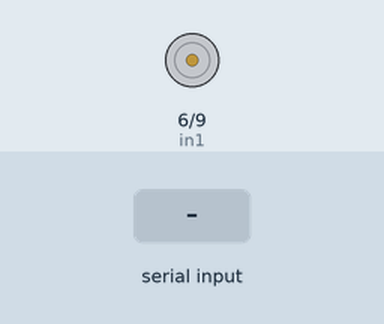
The sketch below on a simulated Arduino Uno, built with avr-gcc and run on an emulated ATmega328P. Shown: motor-driver pin pairs drawn as motors (green arrow = first pin HIGH = forward, orange = second pin HIGH = backward, longer = more drive, scaled by the enable pin). The inputs (shaded band) are chosen by the test bench.

Above: at 1.2 s.
1.3 s: "F90\n" received over Serial
At 2.0 s:
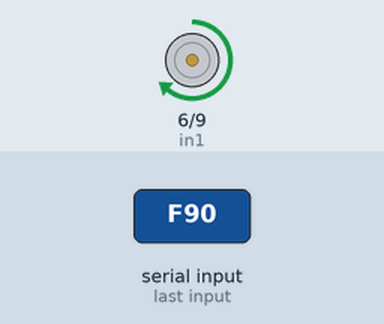
2.8 s: "F,45\n" received over Serial
At 3.2 s:
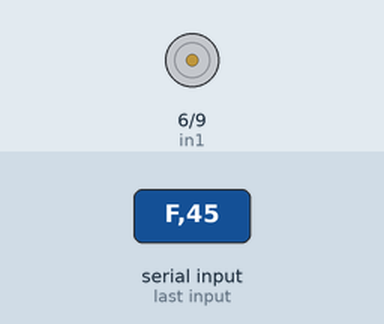
4.3 s: "B90\n" received over Serial
At 5.5 s:
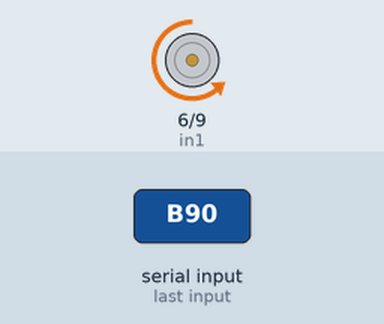
5.8 s: "B,45\n" received over Serial
At 6.6 s:
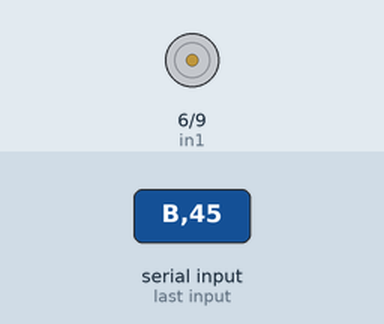
7.3 s: "B" received over Serial
At 7.8 s:
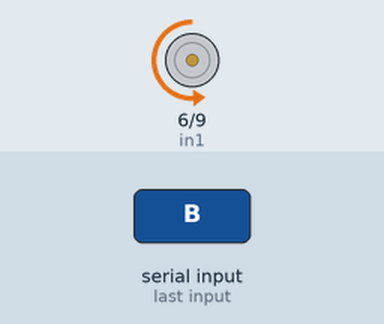
Timing chart, 0 to 9.8 s (numbered marks = the images above; inputs shaded):
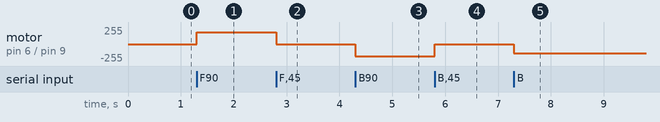

Measured:
- after the input at 1.3 s, motor on pin 6 (in1) / pin 9 (in2): stopped → forward 180/255 at once
- after the input at 2.8 s, motor on pin 6 (in1) / pin 9 (in2): forward 180/255 → stopped at once
- after the input at 4.3 s, motor on pin 6 (in1) / pin 9 (in2): stopped → backward 180/255 at once
- after the input at 5.8 s, motor on pin 6 (in1) / pin 9 (in2): backward 180/255 → stopped at once
- after the input at 7.3 s, motor on pin 6 (in1) / pin 9 (in2): stopped → backward 141/255 at once

The sketch:

l298n_motor.ino
```cpp
const int enA = 11; // PWM
const int in1 = 6;
const int in2 = 9;

int pwm = 180;

void setup() {
  pinMode(enA, OUTPUT);
  pinMode(in1, OUTPUT);
  pinMode(in2, OUTPUT);

  Serial.begin(115200);

  // başlangıç stop
  digitalWrite(in1, LOW);
  digitalWrite(in2, LOW);
  analogWrite(enA, 0);
}

void forward() {
  digitalWrite(in1, HIGH);
  digitalWrite(in2, LOW);
  analogWrite(enA, pwm);
}

void backward() {
  digitalWrite(in1, LOW);
  digitalWrite(in2, HIGH);
  analogWrite(enA, pwm);
}

void stopMotor() {
  digitalWrite(in1, LOW);
  digitalWrite(in2, LOW);
  analogWrite(enA, 0);
}

void loop() {
  if (Serial.available()) {
    char c = Serial.read();

    if (c >= '0' && c <= '9') {
      int level = c - '0';          // 0..9
      pwm = map(level, 0, 9, 0, 255);
      // hız değiştiyse mevcut yön devam eder, stop ise stop kalır
    } else if (c == 'F') {
      forward();
    } else if (c == 'B') {
      backward();
    } else if (c == 'S') {
      stopMotor();
    }
  }
}
```
